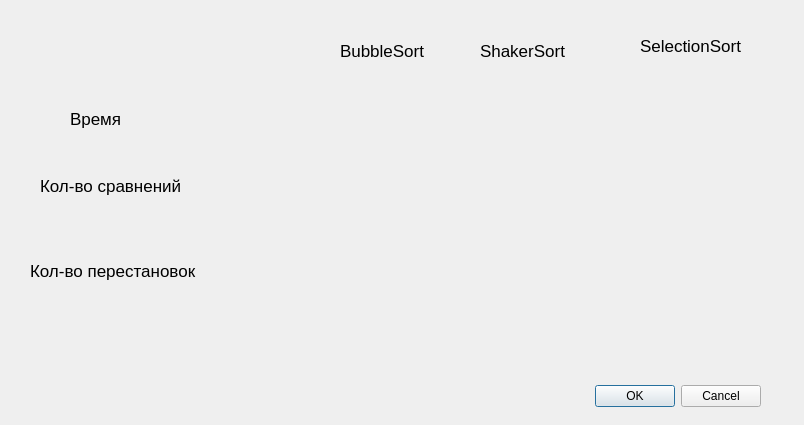
<?xml version="1.0" encoding="UTF-8"?>
<ui version="4.0">
 <class>sorting_results_window</class>
 <widget class="QDialog" name="sorting_results_window">
  <property name="geometry">
   <rect>
    <x>0</x>
    <y>0</y>
    <width>804</width>
    <height>425</height>
   </rect>
  </property>
  <property name="windowTitle">
   <string>Dialog</string>
  </property>
  <widget class="QDialogButtonBox" name="buttonBox">
   <property name="geometry">
    <rect>
     <x>420</x>
     <y>380</y>
     <width>341</width>
     <height>32</height>
    </rect>
   </property>
   <property name="orientation">
    <enum>Qt::Orientation::Horizontal</enum>
   </property>
   <property name="standardButtons">
    <set>QDialogButtonBox::StandardButton::Cancel|QDialogButtonBox::StandardButton::Ok</set>
   </property>
  </widget>
  <widget class="QLabel" name="label">
   <property name="geometry">
    <rect>
     <x>340</x>
     <y>40</y>
     <width>101</width>
     <height>21</height>
    </rect>
   </property>
   <property name="font">
    <font>
     <pointsize>13</pointsize>
    </font>
   </property>
   <property name="text">
    <string>BubbleSort</string>
   </property>
  </widget>
  <widget class="QLabel" name="label_2">
   <property name="geometry">
    <rect>
     <x>480</x>
     <y>40</y>
     <width>91</width>
     <height>21</height>
    </rect>
   </property>
   <property name="font">
    <font>
     <pointsize>13</pointsize>
    </font>
   </property>
   <property name="text">
    <string>ShakerSort</string>
   </property>
  </widget>
  <widget class="QLabel" name="label_3">
   <property name="geometry">
    <rect>
     <x>640</x>
     <y>30</y>
     <width>101</width>
     <height>31</height>
    </rect>
   </property>
   <property name="font">
    <font>
     <pointsize>13</pointsize>
    </font>
   </property>
   <property name="text">
    <string>SelectionSort</string>
   </property>
  </widget>
  <widget class="QLabel" name="label_4">
   <property name="geometry">
    <rect>
     <x>70</x>
     <y>110</y>
     <width>66</width>
     <height>18</height>
    </rect>
   </property>
   <property name="font">
    <font>
     <pointsize>13</pointsize>
    </font>
   </property>
   <property name="text">
    <string>Время</string>
   </property>
  </widget>
  <widget class="QLabel" name="label_5">
   <property name="geometry">
    <rect>
     <x>40</x>
     <y>160</y>
     <width>171</width>
     <height>51</height>
    </rect>
   </property>
   <property name="font">
    <font>
     <pointsize>13</pointsize>
    </font>
   </property>
   <property name="text">
    <string>Кол-во сравнений</string>
   </property>
  </widget>
  <widget class="QLabel" name="label_6">
   <property name="geometry">
    <rect>
     <x>30</x>
     <y>260</y>
     <width>191</width>
     <height>21</height>
    </rect>
   </property>
   <property name="font">
    <font>
     <pointsize>13</pointsize>
    </font>
   </property>
   <property name="text">
    <string>Кол-во перестановок</string>
   </property>
  </widget>
 </widget>
 <resources/>
 <connections>
  <connection>
   <sender>buttonBox</sender>
   <signal>accepted()</signal>
   <receiver>sorting_results_window</receiver>
   <slot>accept()</slot>
   <hints>
    <hint type="sourcelabel">
     <x>248</x>
     <y>254</y>
    </hint>
    <hint type="destinationlabel">
     <x>157</x>
     <y>274</y>
    </hint>
   </hints>
  </connection>
  <connection>
   <sender>buttonBox</sender>
   <signal>rejected()</signal>
   <receiver>sorting_results_window</receiver>
   <slot>reject()</slot>
   <hints>
    <hint type="sourcelabel">
     <x>316</x>
     <y>260</y>
    </hint>
    <hint type="destinationlabel">
     <x>286</x>
     <y>274</y>
    </hint>
   </hints>
  </connection>
 </connections>
</ui>
